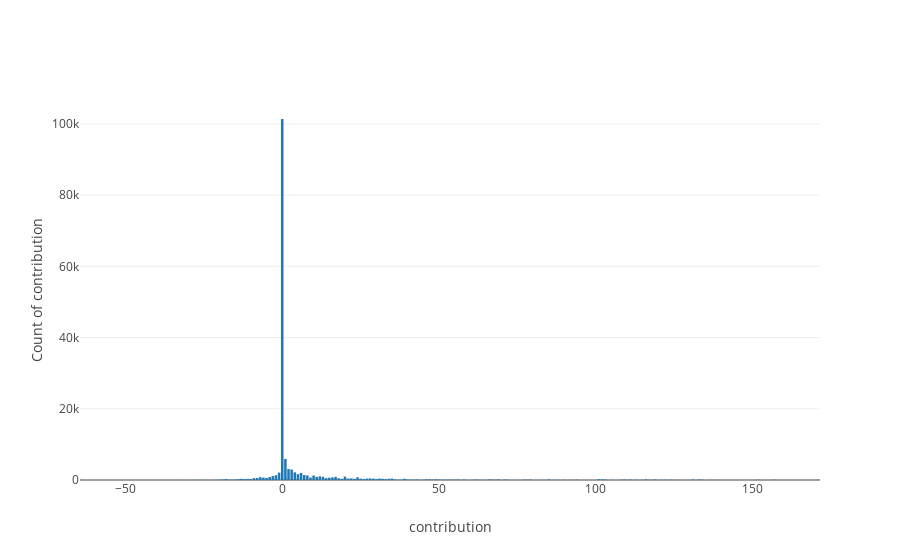

The code cell stored with this chart in its notebook:
### Code cell
temp = dataset['contribution'].value_counts().sort_values(ascending=False)

trace = go.Bar(
    x = temp.index,
    y = (temp)
)
data = [trace]
layout = go.Layout(
    title = "",
    xaxis=dict(
        title='contribution'
    ),
    yaxis=dict(
        title='Count of contribution'
        )
)

fig = go.Figure(data=data, layout=layout)
py.iplot(fig)

### Figure 1 — Plotly figure (JSON) as saved in the notebook; plotly's stock layout.template omitted (floating-point values rounded to 4 significant figures; data arrays with more than 128 entries replaced by an {"elided": "..."} marker saying what was removed)
{"data": [{"type": "bar", "uid": "7ae6a717-4450-4117-8d09-dc4e62e17b6b", "x": {"elided": "138 int values"}, "y": {"elided": "138 int values"}}], "layout": {"title": {"text": ""}, "xaxis": {"title": {"text": "contribution"}}, "yaxis": {"title": {"text": "Count of contribution"}}}}
